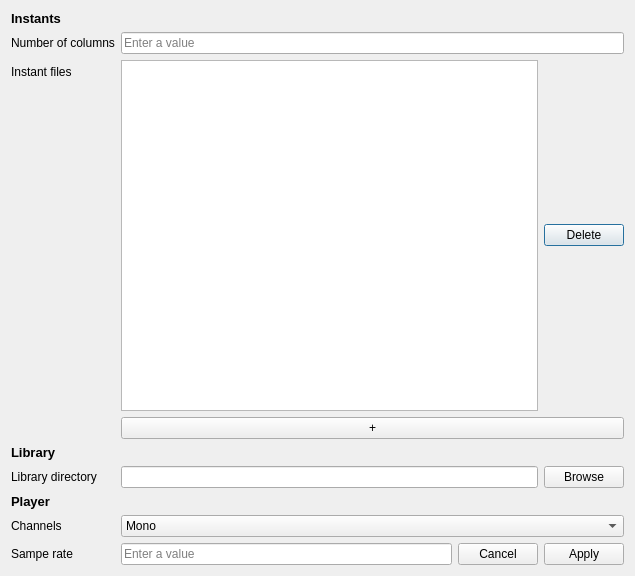
<?xml version="1.0" encoding="UTF-8"?>
<ui version="4.0">
 <class>Dialog</class>
 <widget class="QDialog" name="Dialog">
  <property name="geometry">
   <rect>
    <x>0</x>
    <y>0</y>
    <width>635</width>
    <height>576</height>
   </rect>
  </property>
  <property name="windowTitle">
   <string>Dialog</string>
  </property>
  <layout class="QFormLayout" name="formLayout">
   <item row="0" column="0">
    <widget class="QLabel" name="Instants_label">
     <property name="font">
      <font>
       <pointsize>10</pointsize>
       <weight>75</weight>
       <bold>true</bold>
      </font>
     </property>
     <property name="text">
      <string>Instants</string>
     </property>
    </widget>
   </item>
   <item row="1" column="0">
    <widget class="QLabel" name="columns_label">
     <property name="text">
      <string>Number of columns</string>
     </property>
    </widget>
   </item>
   <item row="1" column="1">
    <widget class="QLineEdit" name="column_field">
     <property name="text">
      <string/>
     </property>
     <property name="placeholderText">
      <string>Enter a value</string>
     </property>
    </widget>
   </item>
   <item row="2" column="0">
    <widget class="QLabel" name="Instant_files_label">
     <property name="text">
      <string>Instant files</string>
     </property>
    </widget>
   </item>
   <item row="2" column="1">
    <layout class="QHBoxLayout" name="horizontalLayout_3">
     <item>
      <widget class="QListWidget" name="files_list"/>
     </item>
     <item>
      <widget class="QPushButton" name="delete_button">
       <property name="text">
        <string>Delete</string>
       </property>
      </widget>
     </item>
    </layout>
   </item>
   <item row="3" column="1">
    <widget class="QPushButton" name="select_files">
     <property name="text">
      <string>+</string>
     </property>
    </widget>
   </item>
   <item row="4" column="0">
    <widget class="QLabel" name="libary_label">
     <property name="font">
      <font>
       <pointsize>10</pointsize>
       <weight>75</weight>
       <bold>true</bold>
      </font>
     </property>
     <property name="text">
      <string>Library</string>
     </property>
    </widget>
   </item>
   <item row="5" column="0">
    <widget class="QLabel" name="directory_label">
     <property name="text">
      <string>Library directory</string>
     </property>
    </widget>
   </item>
   <item row="5" column="1">
    <layout class="QHBoxLayout" name="horizontalLayout_4">
     <item>
      <widget class="QLineEdit" name="directory_path"/>
     </item>
     <item>
      <widget class="QPushButton" name="browse_button">
       <property name="text">
        <string>Browse</string>
       </property>
      </widget>
     </item>
    </layout>
   </item>
   <item row="7" column="0">
    <widget class="QLabel" name="channel_label">
     <property name="text">
      <string>Channels</string>
     </property>
    </widget>
   </item>
   <item row="7" column="1">
    <widget class="QComboBox" name="channels_field">
     <item>
      <property name="text">
       <string>Mono</string>
      </property>
     </item>
     <item>
      <property name="text">
       <string>Stereo</string>
      </property>
     </item>
    </widget>
   </item>
   <item row="8" column="0">
    <widget class="QLabel" name="sample_rate_label">
     <property name="text">
      <string>Sampe rate</string>
     </property>
    </widget>
   </item>
   <item row="8" column="1">
    <layout class="QHBoxLayout" name="horizontalLayout_5">
     <item>
      <widget class="QLineEdit" name="sample_rate_field">
       <property name="placeholderText">
        <string>Enter a value</string>
       </property>
      </widget>
     </item>
     <item>
      <widget class="QPushButton" name="cancel_button">
       <property name="text">
        <string>Cancel</string>
       </property>
      </widget>
     </item>
     <item>
      <widget class="QPushButton" name="apply_button">
       <property name="text">
        <string>Apply</string>
       </property>
      </widget>
     </item>
    </layout>
   </item>
   <item row="6" column="0">
    <widget class="QLabel" name="Player_label">
     <property name="font">
      <font>
       <pointsize>10</pointsize>
       <weight>75</weight>
       <bold>true</bold>
      </font>
     </property>
     <property name="text">
      <string>Player</string>
     </property>
    </widget>
   </item>
  </layout>
 </widget>
 <resources/>
 <connections/>
</ui>
